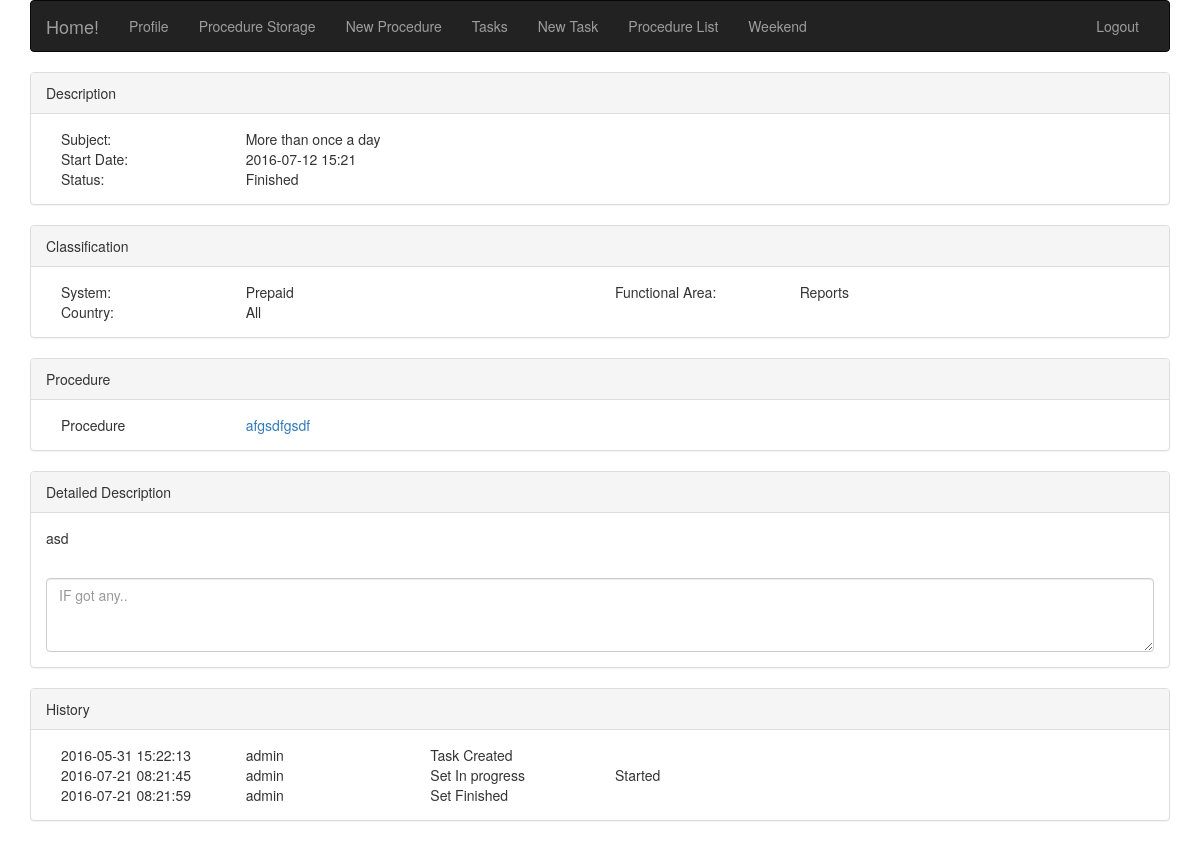
Page /task.php?taskid=444 (signed in) on the committed database.
### tables this page shows
CREATE TABLE IF NOT EXISTS `tasklist` (
  `tasklistid` int(11) NOT NULL,
  `taskid` int(11) NOT NULL,
  `taskname` varchar(250) NOT NULL,
  `tlistfulldate` date NOT NULL,
  `tlisttime` time NOT NULL,
  `tlistsystem` int(11) NOT NULL,
  `tlistcountry` int(11) NOT NULL,
  `tlistfuncarea` int(11) NOT NULL,
  `tliststate` int(11) NOT NULL,
  `tlistprocedure` int(11) NOT NULL,
  `tlistdescription` text NOT NULL,
  `tlistcreatedate` datetime NOT NULL,
  `tlistcreatename` varchar(20) NOT NULL,
  `tlistcreatestate` int(11) NOT NULL
);

CREATE TABLE IF NOT EXISTS `taskstate` (
  `taskstateid` int(11) NOT NULL,
  `taskstate` varchar(50) NOT NULL
);

CREATE TABLE IF NOT EXISTS `classsystem` (
  `ClassSysID` int(11) NOT NULL,
  `ClassSysName` varchar(50) NOT NULL
);

CREATE TABLE IF NOT EXISTS `classfuncarea` (
  `ClassFuncID` int(11) NOT NULL,
  `ClassFuncName` varchar(50) NOT NULL
);

CREATE TABLE IF NOT EXISTS `classcountry` (
  `ClassCountryID` int(11) NOT NULL,
  `ClassCountryName` varchar(50) NOT NULL,
  `ClassCountryPic` blob NOT NULL
);

CREATE TABLE IF NOT EXISTS `procedures` (
  `ProcID` int(11) NOT NULL,
  `ProcTitle` varchar(250) NOT NULL,
  `ProcSystem` int(11) NOT NULL,
  `ProcCountry` int(11) NOT NULL,
  `ProcFuncArea` int(11) NOT NULL,
  `ProcDescript` text NOT NULL,
  `ProcDependecies` text NOT NULL,
  `ProcAccess` text NOT NULL,
  `ProcDescription` text NOT NULL,
  `ProcTroubleshooting` text NOT NULL,
  `ProcImpact` text NOT NULL,
  `procstate` int(11) NOT NULL DEFAULT '1',
  `procversion` int(11) NOT NULL DEFAULT '1',
  `proccreatedate` datetime NOT NULL,
  `proccreatename` varchar(300) NOT NULL,
  `procmoddate` datetime NOT NULL DEFAULT CURRENT_TIMESTAMP,
  `procmodname` varchar(300) NOT NULL
);

CREATE TABLE IF NOT EXISTS `tasklisthistory` (
  `tasklisthistoryid` int(11) NOT NULL,
  `taskid` int(11) NOT NULL,
  `tasklistid` int(11) NOT NULL,
  `modifydate` datetime NOT NULL DEFAULT CURRENT_TIMESTAMP,
  `modifyname` varchar(50) NOT NULL,
  `modifystate` int(11) NOT NULL,
  `modifycomment` text NOT NULL
);

### adds/queries.php (called while the page is built, shortened)
<?php
	$link = mysqli_connect(DB_HOST, DB_USER, DB_PASS, DB_NAME)or die("Cannot Connect");
    function selectTask($taskid){
        global $link;
        $sql="SELECT
                TL.taskname,
                CONCAT(TL.tlistfulldate,'  ', TIME_FORMAT(TL.tlisttime, '%H:%i')),
                TS.taskstate,
                CS.ClassSysName,
                CF.classfuncname,
                CC.ClassCountryName,
                P.proctitle,
                TL.tlistprocedure,
                TL.tlistdescription,
                -- IF(LENGTH(TLH.modifydate)>0, TLH.modifydate, TL.tlistcreatedate),
                TL.tlistcreatedate,
                -- IF(LENGTH(TLH.modifyname)>0, TLH.modifyname, TL.tlistcreatename),
                TL.tlistcreatename,
                'Task Created'
                -- TLH.modifycomment
                FROM classcountry CC, classfuncarea CF, classsystem CS, taskstate TS, procedures P, tasklist TL LEFT JOIN tasklisthistory TLH ON TL.tasklistid = TLH.tasklistid
                WHERE
                    TL.tlistsystem = CS.classsysid
                    AND
                    TL.tlistcountry = CC.classcountryid
                    AND
                    TL.tlistfuncarea = CF.classfuncid
                    AND
                    TL.tliststate = TS.taskstateid
                    AND
                    TL.tlistprocedure = P.procid
                    AND
                    TL.tasklistid = '$taskid'";
            if (mysqli_query($link, $sql)) {
                    return(mysqli_fetch_all($link->query($sql)));
                } else {
                    echo "Error: " . $sql . "<br>" . mysqli_error($link);
                }
    }
    function selectTaskHistory($taskid){
        global $link;
        $sql="SELECT
                TLH.modifydate,
                TLH.modifyname,
                CONCAT('Set ', TS.taskstate),
                IF(LENGTH(TLH.modifycomment)>0, TLH.modifycomment, '&nbsp;')
            FROM
                tasklisthistory TLH, taskstate TS
            WHERE
                TLH.modifystate = TS.taskstateid
                AND
                TLH.tasklistid = '$taskid';";
        if (mysqli_query($link, $sql)) {
                    return(mysqli_fetch_all($link->query($sql)));
                } else {
                    echo "Error: " . $sql . "<br>" . mysqli_error($link);
                }
    }
?>

### task.php (the view, shortened to what this page needs)
<html lang="en">
<head>
	<link rel="stylesheet" type="text/css" href="/root/PS/css/bootstrap.css">
	<link rel="stylesheet" type="text/css" href="/root/PS/css/my_style.css">
	<?php $taskid = $_GET['taskid']; ?>
</head>
<body>
	<?php
        include_once('./adds/queries.php');
    ?>
    <div class="container">
    	<?php include_once('navigation.php');
    		$selectTask = selectTask($taskid);
    		foreach ($selectTask as $key => $selectTaskItem) {
    			$taskname = $selectTaskItem[0];
    			$taskstartdate = $selectTaskItem[1];
    			$taskstate = $selectTaskItem[2];
    			$tasksystem = $selectTaskItem[3];
    			$taskfuncarea = $selectTaskItem[4];
    			$taskcountry = $selectTaskItem[5];
    			$taskproctitle = $selectTaskItem[6];
    			$taskprocid = $selectTaskItem[7];
    			$taskdescription = $selectTaskItem[8];
    			$taskcreatedate = $selectTaskItem[9];
    			$taskcreatename = $selectTaskItem[10];
                $taskmodstatus = $selectTaskItem[11];
    		}
    	?>
    	<div class="panel panel-default">
    		<div class="panel-heading">Description</div>
    		<div class="panel-body">
    			<div class="col-sm-2">Subject: </div>
    			<div class="col-sm-10"><?php echo $taskname ?></div>
    			<div class="col-sm-2">Start Date: </div>
    			<siv class="col-sm-10"><?php echo $taskstartdate ?></siv>
    			<div class="col-sm-2">Status:  </div>
    			<siv class="col-sm-10"><?php echo $taskstate ?></siv>
    		</div>
    	</div>
    	<div class="panel panel-default">
    		<div class="panel-heading">Classification</div>
    		<div class="panel-body">
    			<div class="col-sm-2">System: </div>
    			<div class="col-sm-4"><?php echo $tasksystem ?></div>
    			<div class="col-sm-2">Functional Area: </div>
    			<div class="col-sm-4"><?php echo $taskfuncarea ?></div>
    			<div class="col-sm-2">Country: </div>
    			<div class="col-sm-10"><?php echo $taskcountry ?></div>
    		</div>
    	</div>
    	<div class="panel panel-default">
    		<div class="panel-heading">Procedure</div>
    		<div class="panel-body">
    			<div class="col-sm-2">Procedure</div>
    			<div class="col-sm-10"><?php echo '<a href="procedure.php?procID='.$taskprocid.'&procName='.$taskproctitle.'" target="_blank">'.$taskproctitle.'</a>' ?></div>
    		</div>
    	</div>
    	<div class="panel panel-default">
    		<div class="panel-heading">Detailed Description</div>
    		<div class="panel-body"><?php echo $taskdescription ?></div>
    		<div class="panel-body">
    			<textarea class="form-control" rows="3" placeholder="IF got any.."></textarea>
    		</div>
    	</div>
    	<div class="panel panel-default">
    		<div class="panel-heading">History</div>
    		<div class="panel-body">
    			<div class="col-sm-2"><?php echo $taskcreatedate ?></div>
    			<div class="col-sm-2"><?php echo $taskcreatename ?></div>
    			<div class="col-sm-8"><?php echo $taskmodstatus ?></div>
                <?php
                $taskhistory = selectTaskHistory($taskid);
                foreach ($taskhistory as $key => $taskhistoryitem) {
                    echo "
                        <div class='col-sm-2'>".$taskhistoryitem[0]."</div>
                        <div class='col-sm-2'>".$taskhistoryitem[1]."</div>
                        <div class='col-sm-2'>".$taskhistoryitem[2]."</div>
                        <div class='col-sm-6'>".$taskhistoryitem[3]."</div>
                    ";
                }
                ?>
    		</div>
    	</div>
    </div>
</body>
</html>

### css/my_style.css (style rules this page uses)
html { overflow-y: scroll !important; }

### rows in the picture
tasklist: taskname "More than once a day", tlistdescription "asd", tlistcreatedate "2016-05-31 15:22:13", tlistcreatename "admin"
taskstate: taskstate "Finished"
classsystem: ClassSysName "Prepaid"
classfuncarea: ClassFuncName "Reports"
classcountry: ClassCountryName "All"
procedures: ProcTitle "afgsdfgsdf"
tasklisthistory: modifydate "2016-07-21 08:21:45", modifyname "admin", taskhistoryitem "Set In progress", taskhistoryitem "Started"
tasklisthistory: modifydate "2016-07-21 08:21:59", modifyname "admin", taskhistoryitem "Set Finished"

### other values in the picture
$taskstartdate "2016-07-12 15:21"
$taskmodstatus "Task Created"
